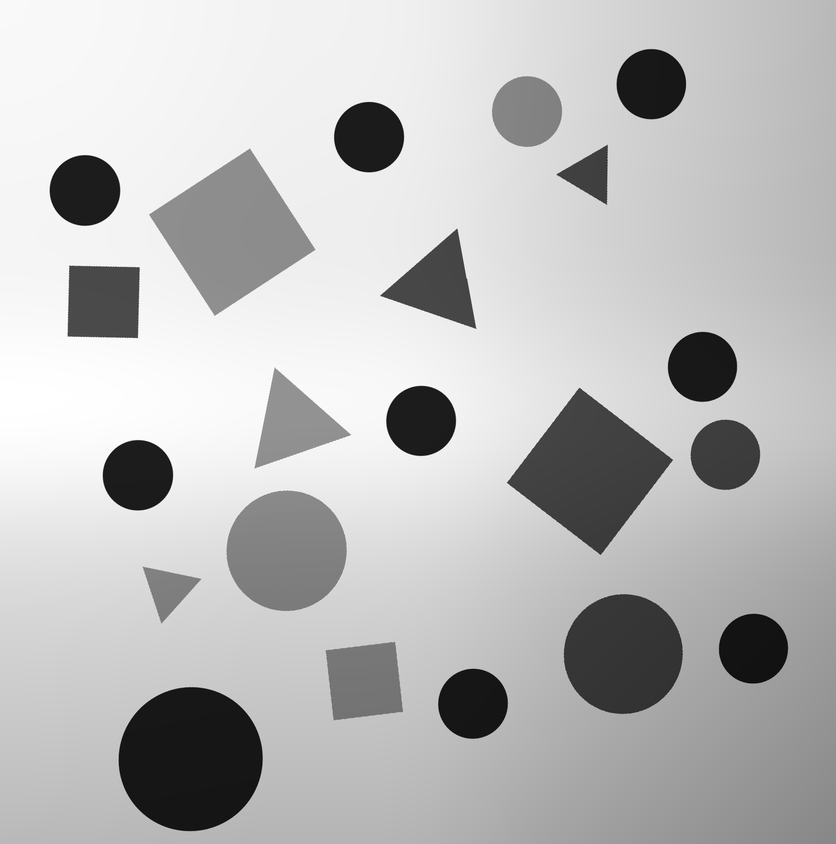
%> input picture test_01.png, 836 x 844 px, shrunk from 1660 x 1676 before the run
$ octave --eval "result = shapes(imread('../test_01.png'));"   (GNU Octave 9; MATLAB toolbox functions it lacks are replaced by stand-ins)
%> lines starting %> are read from the running program, lines starting %| are printed output that depends on the picture; in (x1, y1, x2, y2) boxes, pixels count from 0 and x2, y2 are one past the last pixel; in counts of white or black regions, pixels touching at a corner belong together; the program's own positions count from 1
function [triangles, squares, circles, mask] = shapes(img)
    % Return the centroids of all triangles, squares, and circles.
    %
    % Inputs Variable:
    %        img will be a grayscale image of type uint8.
    %
    % Outputs:
    %   triangles, squares, cirles should be of shape [n, 2]
    %   mask should be the binarized image, but is not evaluated. It can be
    %   helpful for your debugging.

img_thres_adap = imbinarize(img, 'adaptive', 'Sensitivity', 0.65);
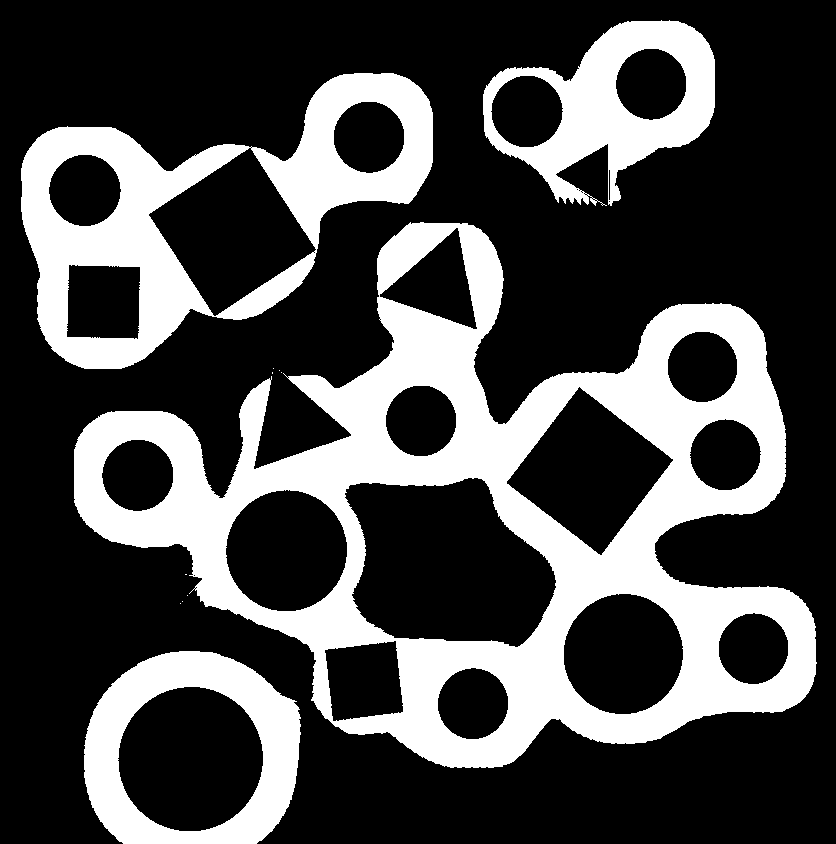
%> img_thres_adap: size 844x836 logical; 28.8% white; 12 white regions (8 under 20 px), largest, box (x1, y1, x2, y2) and area: (74, 222, 817, 768) 125479, (21, 73, 433, 369) 40934, (84, 651, 301, 844) 18725, (483, 20, 715, 206) 18115

mask = ~img_thres_adap;

s = regionprops(mask, 'Centroid', 'Circularity');
%> s = 23 regions; first 5, Centroid and Circularity: [417.5 381.6] 0.334, [85.4 190.9] 0.995, [104.1 302.5] 0.71, [138.4 475.8] 0.997, [191.2 759.7] 0.993
centroids = cat(1, s.Centroid);
%> centroids = 23 rows, first 12: [417.5 381.6; 85.43 190.9; 104.1 302.5; 138.4 475.8; 191.2 759.7; 195 576; 287.1 551.3; 364.8 681.6; 369.6 137.7; 447.2 565.8; 438.4 284.9; 421.6 421.4]
circularity = [s.Circularity];
[sorted_circularity, i]= sort(circularity);
%> i = 23 values, max 23 at index 16, min 1 at index 2, mean 12
sorted_centroids = centroids(i,:);
%> sorted_centroids = 23 rows, first 12: [610 185.5; 417.5 381.6; 438.4 284.9; 447.2 565.8; 104.1 302.5; 364.8 681.6; 590.5 471.9; 726 455.4; 287.1 551.3; 527.5 112; 623.8 654.6; 191.2 759.7]
triangles = sorted_centroids(1:4,:);
%> triangles = [610 185.5; 417.5 381.6; 438.4 284.9; 447.2 565.8]
squares = sorted_centroids(5:8,:);
%> squares = [104.1 302.5; 364.8 681.6; 590.5 471.9; 726 455.4]
circles = sorted_centroids(9:21,:);
%> circles = 13 rows, first 12: [287.1 551.3; 527.5 112; 623.8 654.6; 191.2 759.7; 85.43 190.9; 473.6 704.3; 138.4 475.8; 754 649.2; 369.6 137.7; 651.8 84.68; 703 367.3; 421.6 421.4]
%> `result = shapes(imread('../test_01.png'));`: result = [610 185.5; 417.5 381.6; 438.4 284.9; 447.2 565.8]


end
